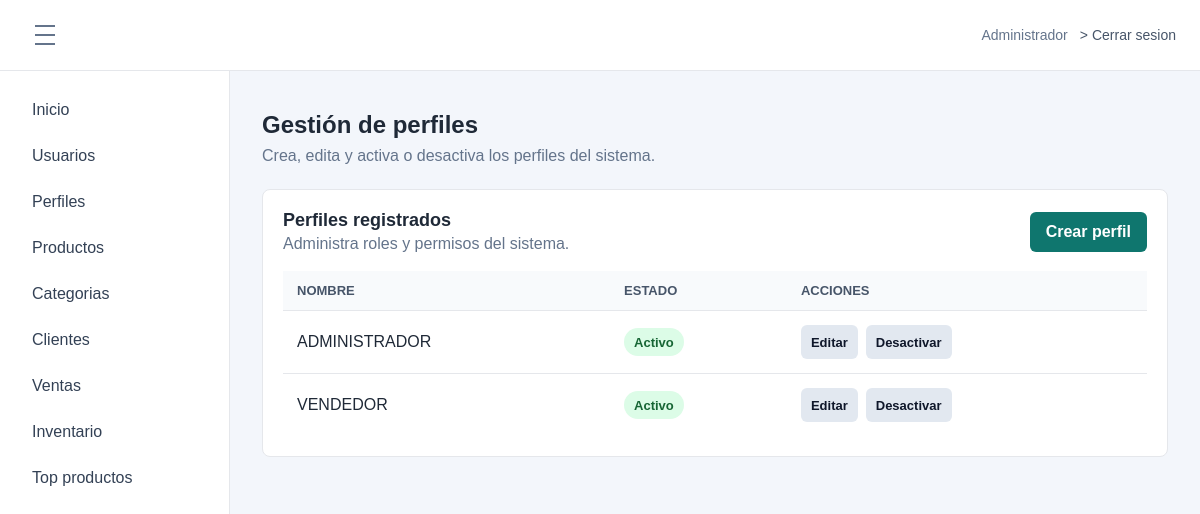
The app's page /index.php?route=module/perfiles (signed in), older data.
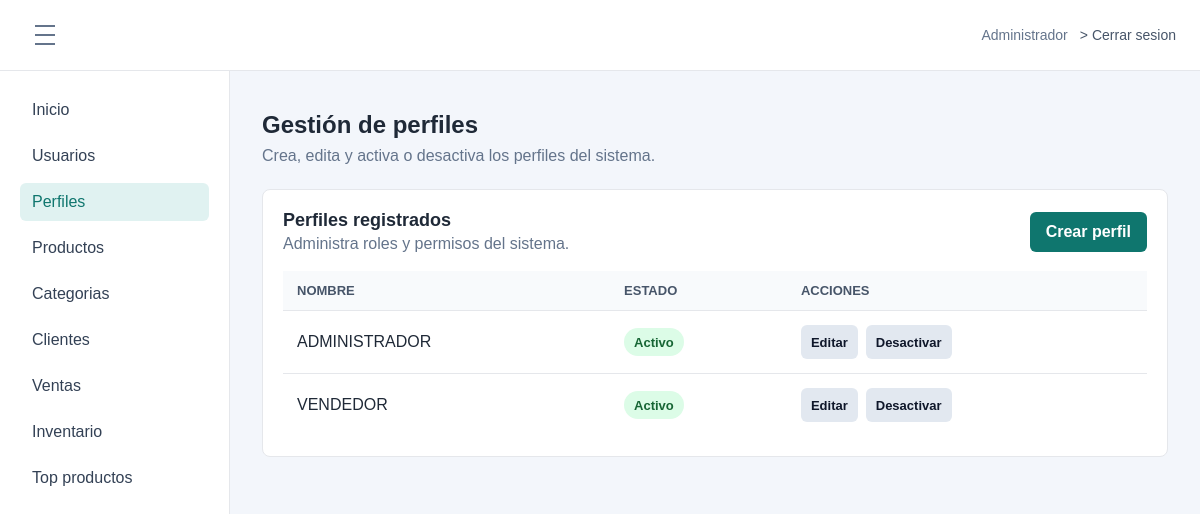
The same page, newer data.
### tables this page shows
CREATE TABLE `opcion` (
  `idopcion` int(11) NOT NULL AUTO_INCREMENT,
  `descripcion` varchar(100) NOT NULL,
  `url` varchar(200) NOT NULL,
  `icono` varchar(50) NOT NULL DEFAULT 'fa-circle',
  `estado` tinyint(1) NOT NULL DEFAULT 1,
  `fecha_creacion` datetime NOT NULL DEFAULT current_timestamp(),
  PRIMARY KEY (`idopcion`)
);

### app/Controllers/PerfilController.php (called while the page is built, shortened)
<?php
class PerfilController
{
    private Profile $profiles;
    public function __construct(Profile $profiles)
    {
        $this->profiles = $profiles;
    }
    public function index(): void
    {
        $menuOptions = $this->requireAccess(["GET"]);
        $profiles = $this->profiles->all();
        require __DIR__ . "/../Views/layout/app.php";
    }
    private function requireAccess(array $methods): array
    {
        $menuOptions = $this->profiles->menuOptions((int) ($_SESSION["idperfil"] ?? 0));
        foreach ($menuOptions as $option) {
            if (in_array($option["url"] ?? "", ["module/perfiles", "vista/perfiles.php"], true)) {
                $allowed = true;
                break;
            }
        }
        return $menuOptions;
    }
}

### app/Models/Profile.php (called while the page is built, shortened)
<?php
class Profile
{
    private PDO $db;
    public function __construct(PDO $db)
    {
        $this->db = $db;
    }
    public function all(): array
    {
        return $this->db->query("SELECT idperfil, nombre, estado, fecha_creacion FROM perfil ORDER BY idperfil")->fetchAll(PDO::FETCH_ASSOC);
    }
    public function menuOptions(int $profileId): array
    {
        $sql = "SELECT o.descripcion, o.url, o.icono
                FROM acceso a
                INNER JOIN opcion o ON o.idopcion = a.idopcion
                WHERE a.idperfil = :idperfil
                  AND a.estado = 1
                  AND o.estado = 1
                ORDER BY o.idopcion";
        $statement = $this->db->prepare($sql);
        $statement->execute(["idperfil" => $profileId]);
        return $statement->fetchAll();
    }
}

### app/Views/perfiles/index.php (the view, shortened to what this page needs)
<div class="page-title">
    <h1>Gestión de perfiles</h1>
    <p>Crea, edita y activa o desactiva los perfiles del sistema.</p>
</div>
<section class="panel">
    <div class="section-toolbar">
        <div>
            <h2>Perfiles registrados</h2>
            <p>Administra roles y permisos del sistema.</p>
        </div>
        <a class="btn btn-primary" href="index.php?route=module/perfiles/crear">Crear perfil</a>
    </div>
    <div class="table-wrap">
        <table class="data-table">
            <thead>
                <tr><th scope="col">Nombre</th><th scope="col">Estado</th><th scope="col">Acciones</th></tr>
            </thead>
            <tbody>
                <?php foreach ($profiles as $profile): ?>
                    <tr>
                        <td><?= htmlspecialchars($profile["nombre"], ENT_QUOTES, "UTF-8") ?></td>
                        <td><span class="status-badge <?= (int) $profile["estado"] === 1 ? "is-active" : "is-muted" ?>"><?= (int) $profile["estado"] === 1 ? "Activo" : "Inactivo" ?></span></td>
                        <td class="action-cell">
                            <a class="btn btn-light btn-sm" href="index.php?route=module/perfiles/editar&amp;id=<?= (int) $profile["idperfil"] ?>">Editar</a>
                            <form action="index.php?route=module/perfiles/estado" method="post">
                                <button class="btn btn-light btn-sm" type="submit"><?= (int) $profile["estado"] === 1 ? "Desactivar" : "Activar" ?></button>
                            </form>
                        </td>
                    </tr>
                <?php endforeach; ?>
            </tbody>
        </table>
    </div>
</section>

### app/Views/layout/sidebar.php
<?php $currentRoute = $_GET["route"] ?? "dashboard"; ?>
<aside class="sidebar">
    <nav aria-label="Menu principal">
        <a href="index.php?route=dashboard" <?= $currentRoute === "dashboard" ? 'aria-current="page"' : "" ?>>Inicio</a>
        <?php foreach ($menuOptions as $option): ?>
            <?php $route = $option["url"] ?? ""; ?>
            <a href="index.php?route=<?= urlencode($route) ?>" <?= $currentRoute === $route ? 'aria-current="page"' : "" ?>>
                <?= htmlspecialchars($option["descripcion"]) ?>
            </a>
        <?php endforeach; ?>
    </nav>
</aside>

Row changes from the older to the newer data that the page shows:
changed opcion "Perfiles": url "vista/perfiles.php" → "module/perfiles" (drawn)
